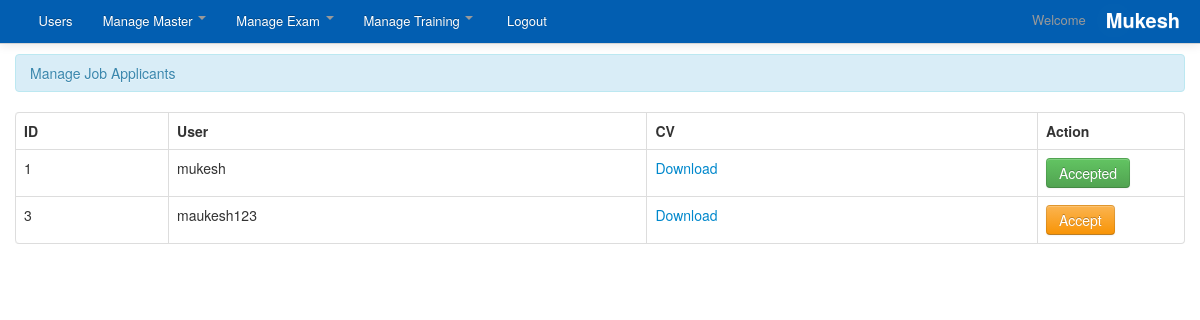
Screenshot of /admin/manage_job_applicant.php (signed in) with the database file from the repository.
### tables this page shows
CREATE TABLE `job_student_job_interest` (
  `id` int(11) NOT NULL,
  `job_id` int(11) NOT NULL,
  `employer_registraion_id` int(11) NOT NULL,
  `admin_id` int(11) NOT NULL,
  `registration_id` int(11) NOT NULL COMMENT 'Student Registration Id',
  `employer_acceptance` enum('P','Y','N') NOT NULL,
  `candidate_interviewed` enum('P','Y') NOT NULL,
  `candidate_offered` enum('P','Y') NOT NULL,
  `comment` varchar(250) NOT NULL,
  `post_date` datetime NOT NULL,
  `modified_date` datetime NOT NULL DEFAULT CURRENT_TIMESTAMP
);

CREATE TABLE `job_profile` (
  `id` int(11) NOT NULL,
  `registration_id` int(11) NOT NULL,
  `fname` varchar(200) NOT NULL,
  `designation` varchar(255) NOT NULL,
  `company_name` varchar(251) NOT NULL,
  `company_profile` text NOT NULL,
  `company_contact_email` varchar(21) NOT NULL,
  `comapny_landline` varchar(51) NOT NULL,
  `gender` varchar(21) NOT NULL,
  `mobile` varchar(21) NOT NULL,
  `dob` varchar(15) NOT NULL,
  `address1` text NOT NULL,
  `address2` text NOT NULL,
  `address3` text NOT NULL,
  `city` varchar(100) NOT NULL,
  `pincode` varchar(51) NOT NULL,
  `brief_profile` text NOT NULL,
  `preffered_location` varchar(251) NOT NULL,
  `keyword_skill` text NOT NULL,
  `upload_cv` varchar(200) NOT NULL,
  `post_date` datetime NOT NULL,
  `modified_date` datetime NOT NULL,
  `ip_address` varchar(51) NOT NULL,
  `status` enum('1','0') NOT NULL
);

### admin/manage_job_applicant.php (the view, shortened to what this page needs)
<?php
include('header.php');
function getUserName($id)
{
$sql = mysql_query("SELECT  fname FROM  job_profile  where registration_id='$id'");
$result = mysql_fetch_array($sql);
return $result['fname'];
}
function getcv($id)
{
$sqlx = mysql_query("SELECT  upload_cv FROM  job_profile  where registration_id='$id'");
$results = mysql_fetch_array($sqlx);
return $results['upload_cv'];
}
?>
<div class="container">
<div class="margin-top">
<div class="row">
<div class="span12">
<div class="alert alert-info">Manage Job Applicants</div>
<table cellpadding="0" cellspacing="0" border="0" class="table table-bordered" id="example">
<thead>
<tr>
<th>ID</th>
<th>User</th>
<th>CV</th>
<th>Action</th>
</tr>
</thead>
<tbody>
<?php
$sqlx="SELECT * FROM `job_student_job_interest` WHERE `admin_id`!=0";
$result = mysql_query($sqlx)or die(mysql_error());
while($row=mysql_fetch_array($result)){
$id=$row['id'];
$registration_id=$row['registration_id'];
$employer_acceptance=$row['employer_acceptance'];
?>
<tr>
<td><?php echo $id; ?></td>
<td><?php echo getUserName($registration_id); ?></td>
<td><a href="../upload/cv/<?php echo $registration_id;?>/<?php echo getcv($registration_id); ?>">Download</a></td>
<td width="130">
<?php if($employer_acceptance == "Y") { ?><a href="#" class="btn btn-success">Accepted</a><?php } else { ?><a href="manage_job_applicant.php?id=<?php echo $id; ?>&status=Y&action=active" onClick="return(window.confirm('Are you sure you want to Accept.'));" class="btn btn-warning">Accept</a><?php } ?>
</td>
</tr>
<?php } ?>
</tbody>
</table>
</div>
</div>
</div>
</div>
<?php include('footer.php') ?>

### admin/css/docs.css (style rules this page uses)
.margin-top { margin-top:10px; }
body { background: url(../img/grid_noise.png); position: relative; }

### admin/css/print.css (style rules this page uses)
table { font-family:arial !important; }
#example th { border-right:1px solid; font-family:arial !important; }
#example th:first-child { border-left:1px solid; font-family:arial !important; }
#example td { border-right:1px solid; text-align:center; }
#example td:first-child { border-left:1px solid; text-align:center; }

### admin/css/work.css (style rules this page uses)
a { color: black; }

### rows the page displays
job_student_job_interest: id "1", registration.fname "mukesh", employer_acceptance "Accepted"
job_student_job_interest: id "3", registration.fname "maukesh123"

### other values shown
$username "Mukesh"
